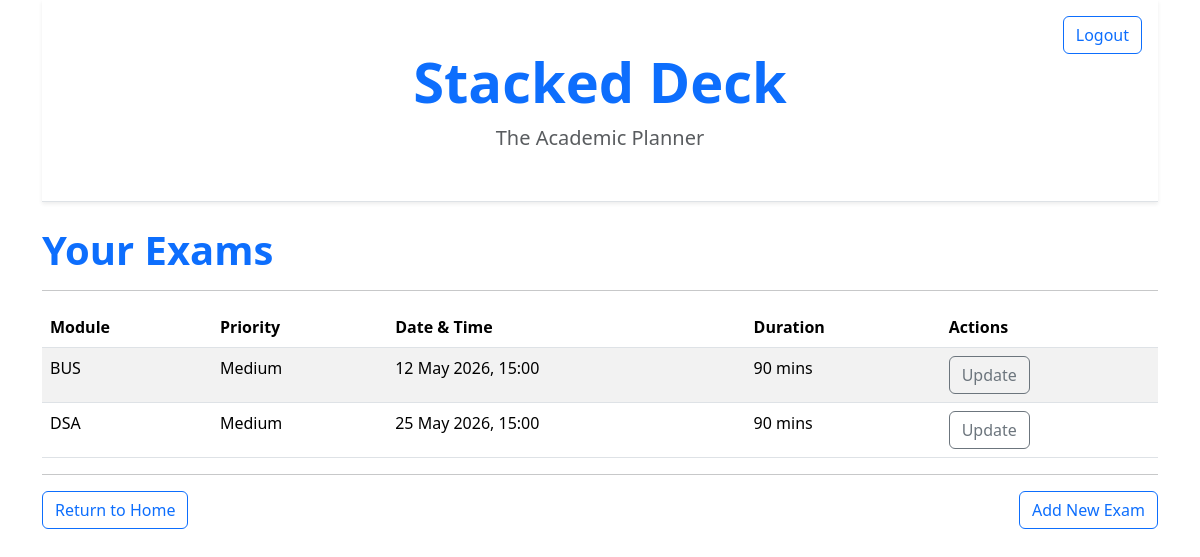
Screenshot of /view-exams (signed in) with the database file from the repository.
### app/models.py (models this page shows)
class Exam(db.Model):
    id: so.Mapped[int] = so.mapped_column(primary_key=True)
    module: so.Mapped[str] = so.mapped_column(sa.String(256), index=True)
    duration_minutes: so.Mapped[int] = so.mapped_column(sa.Integer, nullable=False)
    exam_date: so.Mapped[datetime.datetime] = so.mapped_column(sa.DateTime(timezone=True), index=True, nullable=False)
    priority: so.Mapped[Priority] = so.mapped_column(
        sa.Enum(Priority),
        default=Priority.MEDIUM,
        nullable=False
    )
    user_id: so.Mapped[int] = so.mapped_column(sa.ForeignKey(User.id), index=True)
    author: so.Mapped[User] = so.relationship(back_populates='exams')
    tasks: so.Mapped[list['Task']] = so.relationship(back_populates='exam', cascade="all, delete-orphan")

### app/routes.py (the view)
@app.route('/view-exams', methods=['GET', 'POST'])
@login_required
def view_exams():
    query = sa.select(Exam).where(Exam.author == current_user).order_by(Exam.exam_date.asc())
    exams = db.session.scalars(query).all()
    return render_template('view-exams.html', exams=exams)

### app/models.py (called while the page is built)
@login.user_loader
def load_user(id):
    return db.session.get(User, int(id))

### app/templates/view-exams.html (shortened to what this page needs)
{% extends "base.html" %} {% block title %}All Exams{% endblock %} {% block
content %}
<h1 class="display-6 fw-bold text-primary">Your Exams</h1>
<hr />
{% if exams %}
<table class="table table-hover table-striped">
  <thead>
    <tr>
      <th>Module</th>
      <th>Priority</th>
      <th>Date & Time</th>
      <th>Duration</th>
      <th>Actions</th>
    </tr>
  </thead>
  <tbody>
    {% for exam in exams %}
    <tr>
      <td>{{ exam.module }}</td>
      <td>{{ exam.priority.name.capitalize() }}</td>
      <td>{{ exam.exam_date.strftime('%d %b %Y, %H:%M') }}</td>
      <td>{{ exam.duration_minutes }} mins</td>
      <td>
        <a
          href="{{ url_for('updating_exam', exam_id=exam.id) }}"
          class="btn btn-outline-secondary"
          >Update</a
        >
      </td>
    </tr>
    {% endfor %}
  </tbody>
</table>
<hr />
<div class="d-flex">
  <a href="{{ url_for('index') }}" class="btn btn-outline-primary"
    >Return to Home</a
  >
  <a href="{{ url_for('add_exam') }}" class="btn btn-outline-primary ms-auto"
    >Add New Exam</a
  >
</div>
{% endif %} {% endblock %}

### rows the page displays
Exam: module "BUS", priority.name "Medium", exam_date "12 May 2026, 15:00", duration_minutes "90"
Exam: module "DSA", priority.name "Medium", exam_date "25 May 2026, 15:00", duration_minutes "90"
